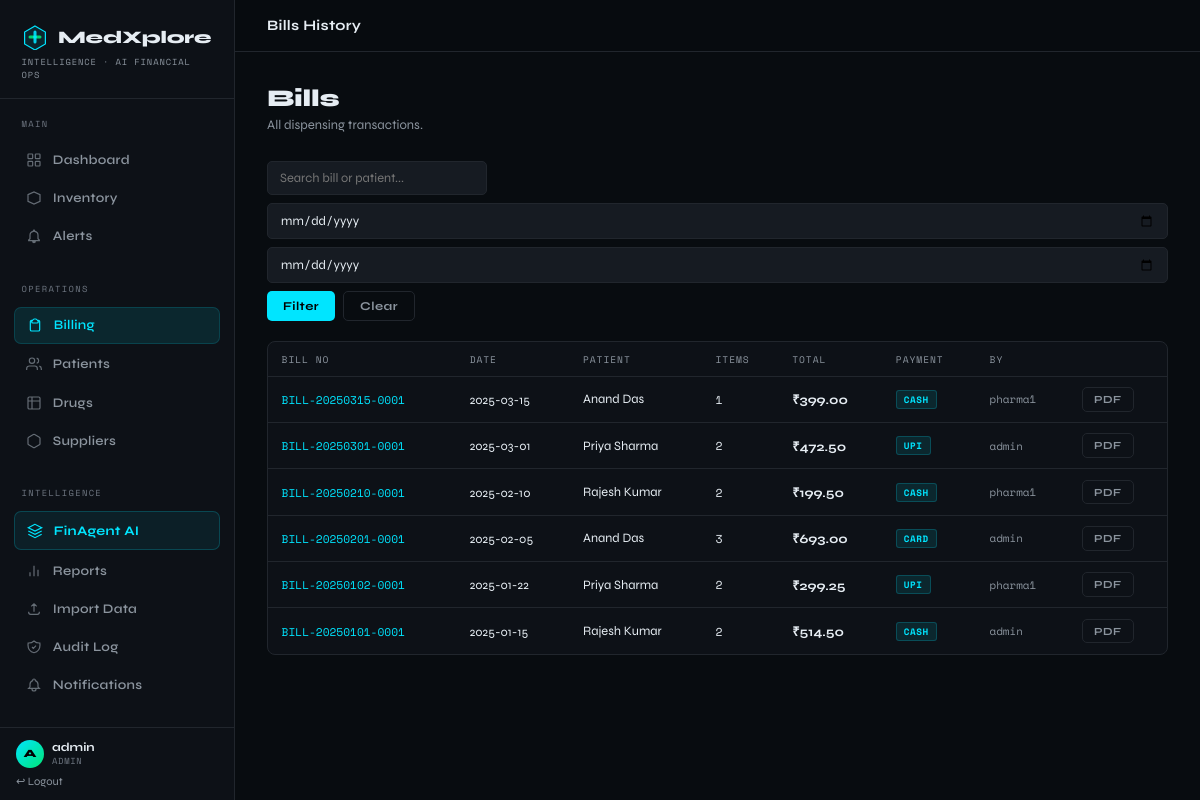
Screenshot of /bills (signed in) with the database file from the repository.
### tables this page shows
CREATE TABLE Bill (
    bill_id INTEGER PRIMARY KEY AUTOINCREMENT,
    bill_number TEXT NOT NULL UNIQUE, patient_id TEXT,
    billed_by TEXT NOT NULL, bill_date TEXT DEFAULT (datetime('now')),
    subtotal REAL NOT NULL DEFAULT 0, discount REAL NOT NULL DEFAULT 0,
    gst_pct REAL NOT NULL DEFAULT 0, gst_amount REAL NOT NULL DEFAULT 0,
    total REAL NOT NULL DEFAULT 0, payment_method TEXT DEFAULT 'Cash', notes TEXT,
    FOREIGN KEY (patient_id) REFERENCES Patient(patient_id) ON DELETE SET NULL
);

### app.py (the view)
@app.route("/bills")
@login_required
def bills():
    sq      = request.args.get("q","").strip()
    from_dt = request.args.get("from","")
    to_dt   = request.args.get("to","")
    sql     = "SELECT * FROM vw_BillSummary WHERE 1=1"; args=[]
    if sq:      sql += " AND (bill_number LIKE ? OR patient_name LIKE ?)"; args += [f"%{sq}%"]*2
    if from_dt: sql += " AND date(bill_date)>=?"; args.append(from_dt)
    if to_dt:   sql += " AND date(bill_date)<=?"; args.append(to_dt)
    sql += " ORDER BY bill_date DESC"
    return render_template("bills.html", bills=query(sql,args),
                           search=sq, from_dt=from_dt, to_dt=to_dt)

### app.py (called while the page is built)
def get_db():
    if "db" not in g:
        g.db = sqlite3.connect(DB_PATH)
        g.db.row_factory = sqlite3.Row
        g.db.execute("PRAGMA foreign_keys = ON")
    return g.db

def query(sql, args=(), one=False):
    cur = get_db().execute(sql, args)
    rv  = cur.fetchall()
    return (rv[0] if rv else None) if one else rv

def login_required(f):
    from functools import wraps
    @wraps(f)
    def d(*a, **kw):
        if "user" not in session: return redirect(url_for("login"))
        return f(*a, **kw)
    return d

@app.context_processor
def inject_globals():
    stats = None
    try:
        if "user" in session:
            stats = get_stats()
    except Exception:
        pass
    return {"now": datetime.now(), "stats": stats}

### templates/bills.html (shortened to what this page needs)
{% extends "base.html" %}
{% block topbar_title %}Bills History{% endblock %}
{% block content %}
<div class="page-header"><h1>Bills</h1><p>All dispensing transactions.</p></div>
<form style="display:flex;gap:.5rem;flex-wrap:wrap;margin-bottom:1.25rem" method="GET">
  <input name="q" value="{{ search }}" placeholder="Search bill or patient..." style="max-width:220px">
  <input type="date" name="from" value="{{ from_dt }}">
  <input type="date" name="to" value="{{ to_dt }}">
  <button type="submit" class="btn btn-primary">Filter</button>
  <a href="{{ url_for('bills') }}" class="btn btn-ghost">Clear</a>
</form>
<div class="card">
  <table>
    <thead><tr><th>Bill No</th><th>Date</th><th>Patient</th><th>Items</th><th>Total</th><th>Payment</th><th>By</th><th></th></tr></thead>
    <tbody>
    {% for b in bills %}
    <tr>
      <td style="font-family:var(--font-mono);font-size:.7rem"><a href="{{ url_for('bill_detail',bill_id=b.bill_id) }}" style="color:var(--accent);text-decoration:none">{{ b.bill_number }}</a></td>
      <td style="font-size:.78rem">{{ b.bill_date[:10] }}</td>
      <td>{{ b.patient_name }}</td>
      <td style="font-family:var(--font-mono);font-size:.72rem">{{ b.item_count }}</td>
      <td style="font-weight:700">₹{{ "%.2f"|format(b.total) }}</td>
      <td><span class="badge badge-info">{{ b.payment_method }}</span></td>
      <td style="font-family:var(--font-mono);font-size:.68rem;color:var(--muted)">{{ b.billed_by }}</td>
      <td><a href="{{ url_for('download_pdf',bill_id=b.bill_id) }}" class="btn btn-ghost btn-sm">PDF</a></td>
    </tr>
    {% else %}
    <tr><td colspan="8"><div class="empty-msg">No bills found</div></td></tr>
    {% endfor %}
    </tbody>
  </table>
</div>
{% endblock %}

### templates/base.html (style rules this page uses)
:root { --bg:#080c10; --surface:#0d1117; --surface2:#161b22; --surface3:#1c2128; --border:#21262d; --border2:#30363d; --text:#e6edf3; --muted:#8b949e; --muted2:#6e7681; --accent:#00e5ff; --accent2:#00b4cc; --green:#00e576; --yellow:#f0c040; --orange:#ff8800; --red:#ff3b3b; --sidebar:235px; --font-head:'Syne',sans-serif; --font-mono:'Space Mono',monospace; }
*,*::before,*::after { box-sizing:border-box;margin:0;padding:0 }
html { scroll-behavior:smooth }
body { background:var(--bg);color:var(--text);font-family:var(--font-head);min-height:100vh;display:flex }
.page-header { margin-bottom:1.75rem }
.page-header h1 { font-size:1.5rem;font-weight:800;letter-spacing:-.01em }
.page-header p { color:var(--muted);font-size:.82rem;margin-top:.25rem }
.card { background:var(--surface);border:1px solid var(--border);border-radius:8px }
.badge { display:inline-block;font-family:var(--font-mono);font-size:.58rem;font-weight:700;letter-spacing:.06em;padding:2px 7px;border-radius:3px;text-transform:uppercase }
.badge-info { background:rgba(0,229,255,.1);color:var(--accent);border:1px solid rgba(0,229,255,.2) }
table { width:100%;border-collapse:collapse;font-size:.8rem }
thead th { font-family:var(--font-mono);font-size:.6rem;letter-spacing:.1em;text-transform:uppercase;color:var(--muted);padding:.6rem .85rem;text-align:left;border-bottom:1px solid var(--border);font-weight:400 }
tbody td { padding:.65rem .85rem;border-bottom:1px solid var(--border);vertical-align:middle }
tbody tr:last-child td { border-bottom:none }
.btn { display:inline-flex;align-items:center;gap:.4rem;font-family:var(--font-head);font-size:.75rem;font-weight:700;letter-spacing:.04em;padding:.45rem 1rem;border-radius:5px;cursor:pointer;border:none;transition:all .15s;text-decoration:none;white-space:nowrap }
.btn-primary { background:var(--accent);color:#000 }
.btn-ghost { background:transparent;color:var(--muted);border:1px solid var(--border) }
.btn-sm { font-size:.68rem;padding:.3rem .7rem }
input,select,textarea { background:var(--surface2);border:1px solid var(--border);color:var(--text); border-radius:5px;padding:.5rem .75rem;font-family:var(--font-head);font-size:.8rem; width:100%;transition:border-color .15s;outline:none; }

### rows the page displays
Bill: bill_number "BILL-20250315-0001", bill_date "2025-03-15", patient_name "Anand Das", item_count "1", total "399.00", payment_method "CASH", billed_by "pharma1"
Bill: bill_number "BILL-20250301-0001", bill_date "2025-03-01", patient_name "Priya Sharma", item_count "2", total "472.50", payment_method "UPI", billed_by "admin"
Bill: bill_number "BILL-20250210-0001", bill_date "2025-02-10", patient_name "Rajesh Kumar", item_count "2", total "199.50", payment_method "CASH", billed_by "pharma1"
Bill: bill_number "BILL-20250201-0001", bill_date "2025-02-05", patient_name "Anand Das", item_count "3", total "693.00", payment_method "CARD", billed_by "admin"
Bill: bill_number "BILL-20250102-0001", bill_date "2025-01-22", patient_name "Priya Sharma", item_count "2", total "299.25", payment_method "UPI", billed_by "pharma1"
Bill: bill_number "BILL-20250101-0001", bill_date "2025-01-15", patient_name "Rajesh Kumar", item_count "2", total "514.50", payment_method "CASH", billed_by "admin"

### other values shown
{{ session.user.username[0].upper() }} "A"
{{ session.user.username }} "admin"
{{ session.user.role }} "ADMIN"
